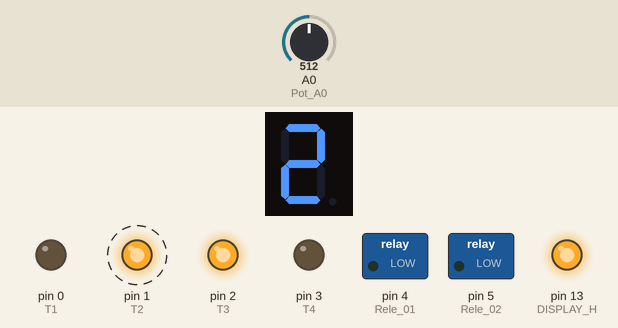
A sketch run on a simulated Arduino Uno, built with avr-gcc and run on an emulated ATmega328P. Shown: 1-digit seven-segment display, switched loads named in the sketch (green lamp = pin HIGH), output pins drawn as LEDs (lit = HIGH). Wiring (inferred from the names in the program): 1-digit 7-segment display, segments lit when LOW: segments pin 6, pin 7, pin 8, pin 9, pin 10, pin 11, pin 12. Dashed ring = blinking. Inputs (shaded band) come from the test bench; at power-on: A0 (Pot_A0) = 512. The segment pins are drawn as the display they are named for; pins used as bus, display or sensor lines are not drawn.

Above: at 1.5 s.
1.6 s: A0 (Pot_A0) set to 604
3.3 s: A0 (Pot_A0) set to 631
At 4.4 s:
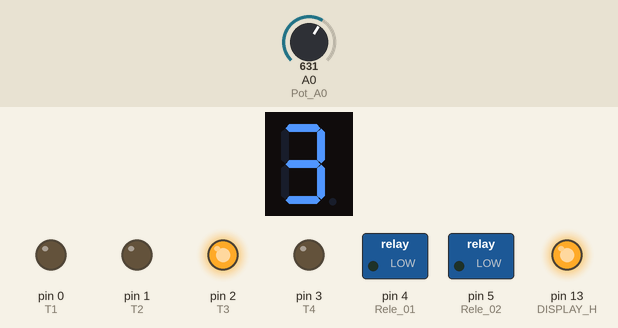
5.0 s: A0 (Pot_A0) set to 900
At 5.6 s:
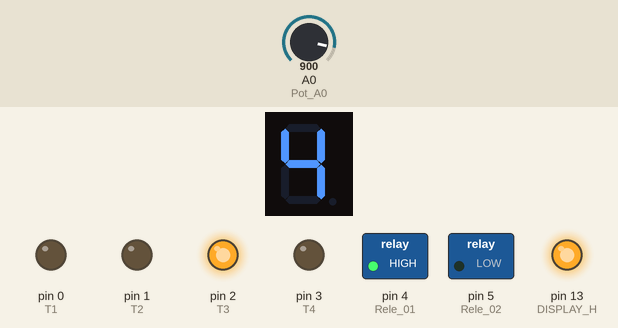
6.5 s: A0 (Pot_A0) set to 1023
At 6.9 s:
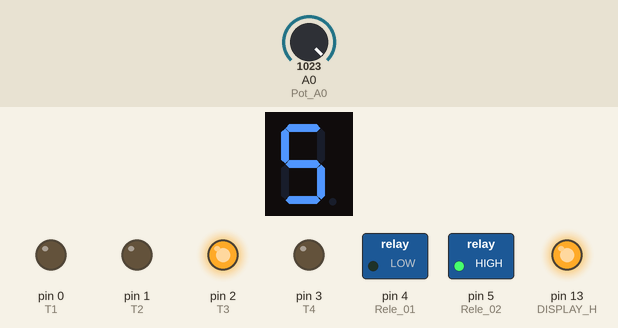
8.0 s: A0 (Pot_A0) set to 306
At 8.4 s:
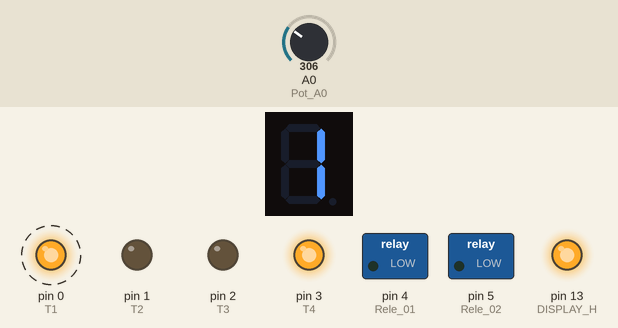
10.7 s: A0 (Pot_A0) set to 511
At 11.2 s:
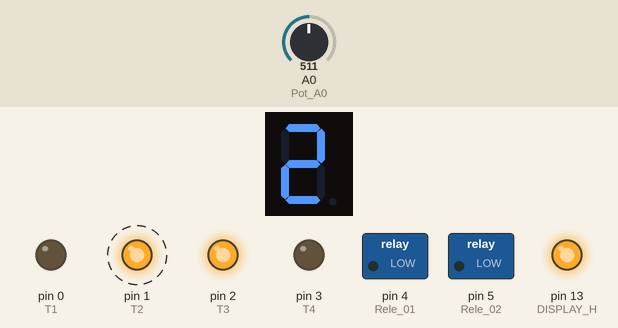
Timing chart, 0 to 15.1 s (numbered marks = the images above; inputs shaded):
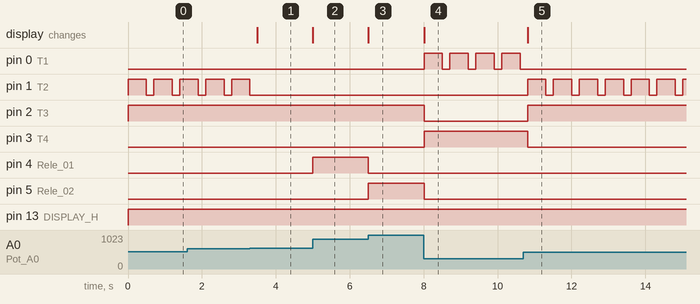

Measured:
- the behaviour switches between 613 and 614 on A0 (Pot_A0) (found by bisection; images 0 and 1)
- after the input at 3.3 s, pin 1 (T2): goes on until 3.3 s, then stays LOW; the display: changes after 0.20 s (image 1)
- after the input at 5.0 s, pin 4 (Rele_01): LOW → HIGH at once; the display: changes at once (image 2)
- after the input at 6.5 s, pin 4 (Rele_01): HIGH → LOW at once; pin 5 (Rele_02): LOW → HIGH at once; the display: changes at once (image 3)
- after the input at 8.0 s, pin 0 (T1): alternates HIGH for 0.50 s and LOW for 0.20 s, starting at once; pin 2 (T3), pin 5 (Rele_02): HIGH → LOW at once; pin 3 (T4): LOW → HIGH at once; the display: changes at once (image 4)
- after the input at 10.7 s, pin 0 (T1): stops changing and stays LOW; pin 1 (T2): alternates HIGH for 0.50 s and LOW for 0.20 s, starting after 0.11 s; pin 2 (T3): LOW → HIGH after 0.11 s; pin 3 (T4): HIGH → LOW after 0.11 s; the display: changes after 0.11 s (image 5)
- by itself, pin 1 (T2): alternates HIGH for 0.50 s and LOW for 0.20 s

The sketch:

Sh03_A0_7SEG_1H2AH4R45R5_M2.ino
```cpp
//POTENCIOMETRO
#define Pot_A0 A0

//PINOS PARA O DISPLAY DE 7 SEGMENTOS
int DISPLAY_A = 6;
int DISPLAY_B = 7;
int DISPLAY_C = 8;
int DISPLAY_D = 9;
int DISPLAY_E = 10;
int DISPLAY_F = 11;
int DISPLAY_G = 12;
int DISPLAY_H = 13;

//PINOS PARA OS TRANSISTORES DOS RELES
//Rele 01
int Rele_01 = 4;
//Rele 02
int Rele_02 = 5;

//PINOS PARA A BASE DOS TRANSISTORES
//Transistor 1
int T1 = 0;
//Transistor 2
int T2 = 1;
//Transistor 3
int T3 = 2;
//Transistor 4
int T4 = 3;

void setup() {
//INICIA AS I/O DIGITAIS COMO SAÍDAS
  pinMode(T1, OUTPUT);
  pinMode(T2, OUTPUT);
  pinMode(T3, OUTPUT);
  pinMode(T4, OUTPUT);

  pinMode(DISPLAY_A, OUTPUT);
  pinMode(DISPLAY_B, OUTPUT);
  pinMode(DISPLAY_C, OUTPUT);
  pinMode(DISPLAY_D, OUTPUT);
  pinMode(DISPLAY_E, OUTPUT);
  pinMode(DISPLAY_F, OUTPUT);
  pinMode(DISPLAY_G, OUTPUT);
  pinMode(DISPLAY_H, OUTPUT);

  pinMode(Rele_01, OUTPUT);
  pinMode(Rele_02, OUTPUT);
}

// the loop routine runs over and over again forever:
void loop() {
  int sensorValue = analogRead(Pot_A0);
  float voltage = sensorValue * (5.0 / 1023.0);

  if (voltage < 1.00) {
      //NUMERO 0
  digitalWrite(DISPLAY_A, LOW);
  digitalWrite(DISPLAY_B, LOW);
  digitalWrite(DISPLAY_C, LOW);
  digitalWrite(DISPLAY_D, LOW);
  digitalWrite(DISPLAY_E, LOW);
  digitalWrite(DISPLAY_F, LOW);
  digitalWrite(DISPLAY_G, HIGH);
  digitalWrite(DISPLAY_H, HIGH);

    //DESLIGAR OS DOIS RELES
  digitalWrite(Rele_01, LOW);
  digitalWrite(Rele_02, LOW);

  delay(100);
  }

      if ((voltage > 1.00)&&(voltage < 2.00)) {
      //NUMERO 1
  digitalWrite(DISPLAY_A, HIGH);
  digitalWrite(DISPLAY_B, LOW);
  digitalWrite(DISPLAY_C, LOW);
  digitalWrite(DISPLAY_D, HIGH);
  digitalWrite(DISPLAY_E, HIGH);
  digitalWrite(DISPLAY_F, HIGH);
  digitalWrite(DISPLAY_G, HIGH);
  digitalWrite(DISPLAY_H, HIGH);

  //DESLIGAR OS DOIS RELES
  digitalWrite(Rele_01, LOW);
  digitalWrite(Rele_02, LOW);

//Sentido Horário
  digitalWrite(T1, HIGH);
  digitalWrite(T2, LOW);
  digitalWrite(T3, LOW);
  digitalWrite(T4, HIGH);
  delay(500);

  //TEMPO DESCONECTADO PARA O MOTOR PARAR
  digitalWrite(T1, LOW);
  delay(200);
  }


      if ((voltage > 2.00)&&(voltage < 3.00)) {
      //NUMERO 2
  digitalWrite(DISPLAY_A, LOW);
  digitalWrite(DISPLAY_B, LOW);
  digitalWrite(DISPLAY_C, HIGH);
  digitalWrite(DISPLAY_D, LOW);
  digitalWrite(DISPLAY_E, LOW);
  digitalWrite(DISPLAY_F, HIGH);
  digitalWrite(DISPLAY_G, LOW);
  digitalWrite(DISPLAY_H, HIGH);

  //DESLIGAR OS DOIS RELES
  digitalWrite(Rele_01, LOW);
  digitalWrite(Rele_02, LOW);

  //Sentido Anti-horário
  digitalWrite(T1, LOW);
  digitalWrite(T2, HIGH);
  digitalWrite(T3, HIGH);
  digitalWrite(T4, LOW);
  delay(500);

  //TEMPO DESCONECTADO PARA O MOTOR PARAR
  digitalWrite(T2, LOW);
  delay(200);
  }

  if ((voltage > 3.00)&&(voltage < 4.00)) {
      //NUMERO 3
  digitalWrite(DISPLAY_A, LOW);
  digitalWrite(DISPLAY_B, LOW);
  digitalWrite(DISPLAY_C, LOW);
  digitalWrite(DISPLAY_D, LOW);
  digitalWrite(DISPLAY_E, HIGH);
  digitalWrite(DISPLAY_F, HIGH);
  digitalWrite(DISPLAY_G, LOW);
  digitalWrite(DISPLAY_H, HIGH);

    //DESLIGAR OS DOIS RELES
  digitalWrite(Rele_01, LOW);
  digitalWrite(Rele_02, LOW);

  delay(100);
  }

  if ((voltage > 4.00)&&(voltage < 4.99)) {
      //NUMERO 4
  digitalWrite(DISPLAY_A, HIGH);
  digitalWrite(DISPLAY_B, LOW);
  digitalWrite(DISPLAY_C, LOW);
  digitalWrite(DISPLAY_D, HIGH);
  digitalWrite(DISPLAY_E, HIGH);
  digitalWrite(DISPLAY_F, LOW);
  digitalWrite(DISPLAY_G, LOW);
  digitalWrite(DISPLAY_H, HIGH);

        //LIGAR O RELE 4
  digitalWrite(Rele_01, HIGH);
  digitalWrite(Rele_02, LOW);

  delay(100);
  }

if (voltage > 4.99) {
      //NUMERO 5
  digitalWrite(DISPLAY_A, LOW);
  digitalWrite(DISPLAY_B, HIGH);
  digitalWrite(DISPLAY_C, LOW);
  digitalWrite(DISPLAY_D, LOW);
  digitalWrite(DISPLAY_E, HIGH);
  digitalWrite(DISPLAY_F, LOW);
  digitalWrite(DISPLAY_G, LOW);
  digitalWrite(DISPLAY_H, HIGH);

  //LIGA O RELE 5
  digitalWrite(Rele_01, LOW);
  digitalWrite(Rele_02, HIGH);

  delay(100);
  }
}
```
